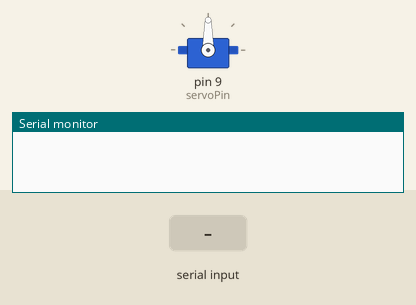
Simulated run of this sketch. Board: Arduino Uno, built with avr-gcc and run on an emulated ATmega328P. Shown: servo, the last lines printed to the serial monitor. Inputs (shaded band) come from the test bench.

Above: at 1.2 s.
1.3 s: "30,150\n" received over Serial
At 3.6 s:
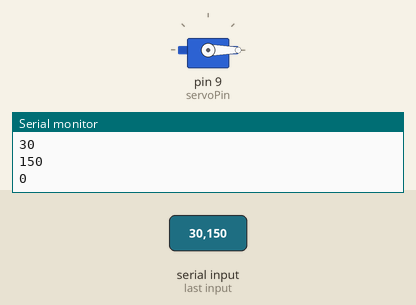
3.9 s: "90,45\n" received over Serial
At 4.7 s:
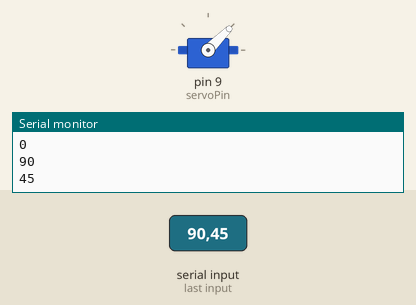
6.5 s: "200\n" received over Serial
At 7.3 s:
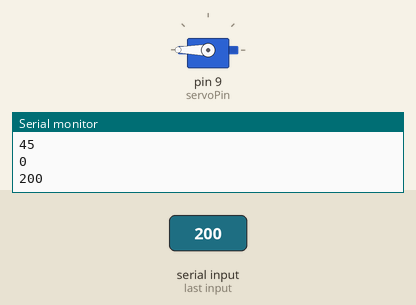
Timing chart, 0 to 9.5 s (numbered marks = the images above; inputs shaded):
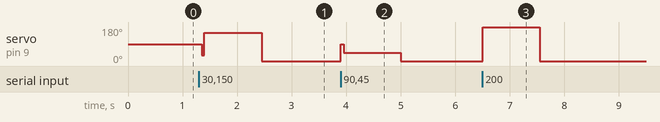

Measured:
- after the input at 1.3 s, servo on pin 9 (servoPin): 90° → 150° after 0.05 s, → 0° 1.1 s later
- after the input at 3.9 s, servo on pin 9 (servoPin): 0° → 45° at once, → 0° 1.1 s later
- after the input at 6.5 s, servo on pin 9 (servoPin): 0° → 180° at once, → 0° 1.0 s later

The sketch:

3b.ino
```cpp
#include<Servo.h>


Servo servo1;
const int servoPin = 9;
void setup() {
  int angle;
  servo1.attach(servoPin);
  Serial.begin(9600);
}

void loop() {
  if(Serial.available()>0){
    int angle = Serial.parseInt();
    servo1.write(angle);
    Serial.println(angle);
  }
  delay(50);
  }
```
